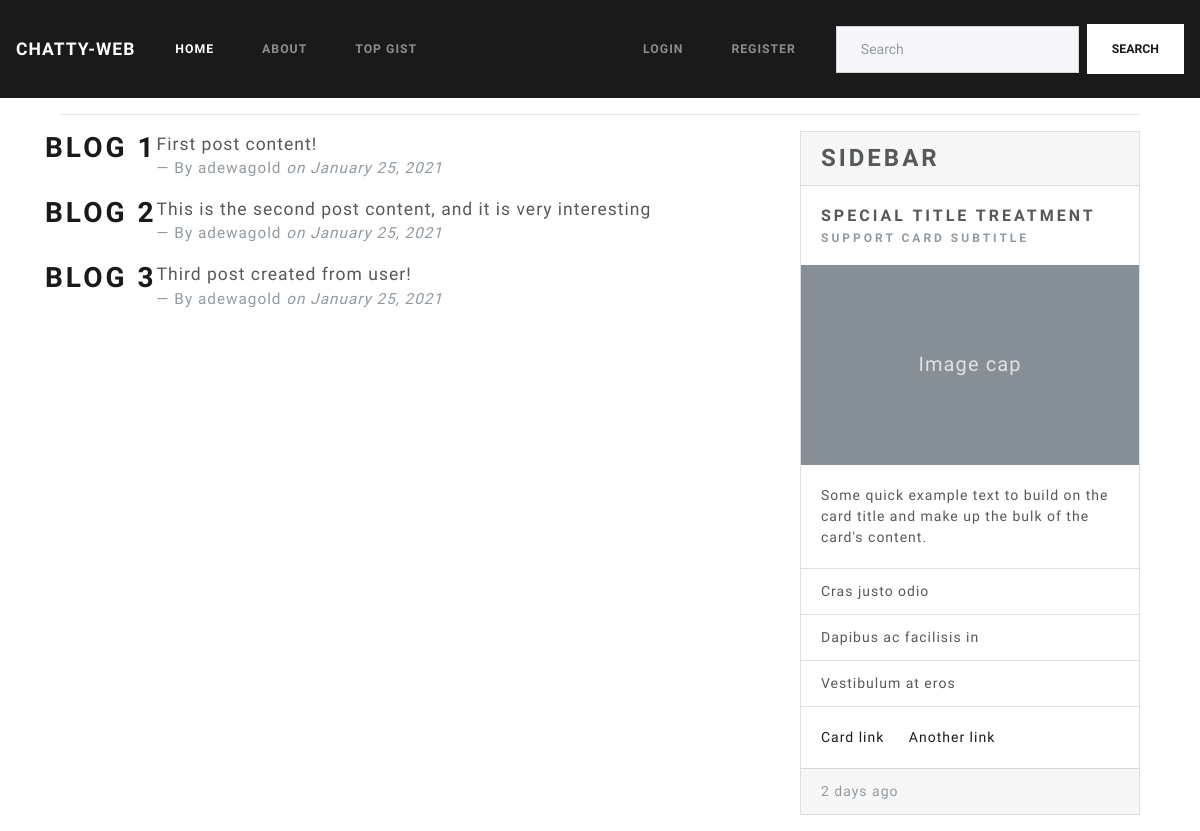
The app's page /, older data.
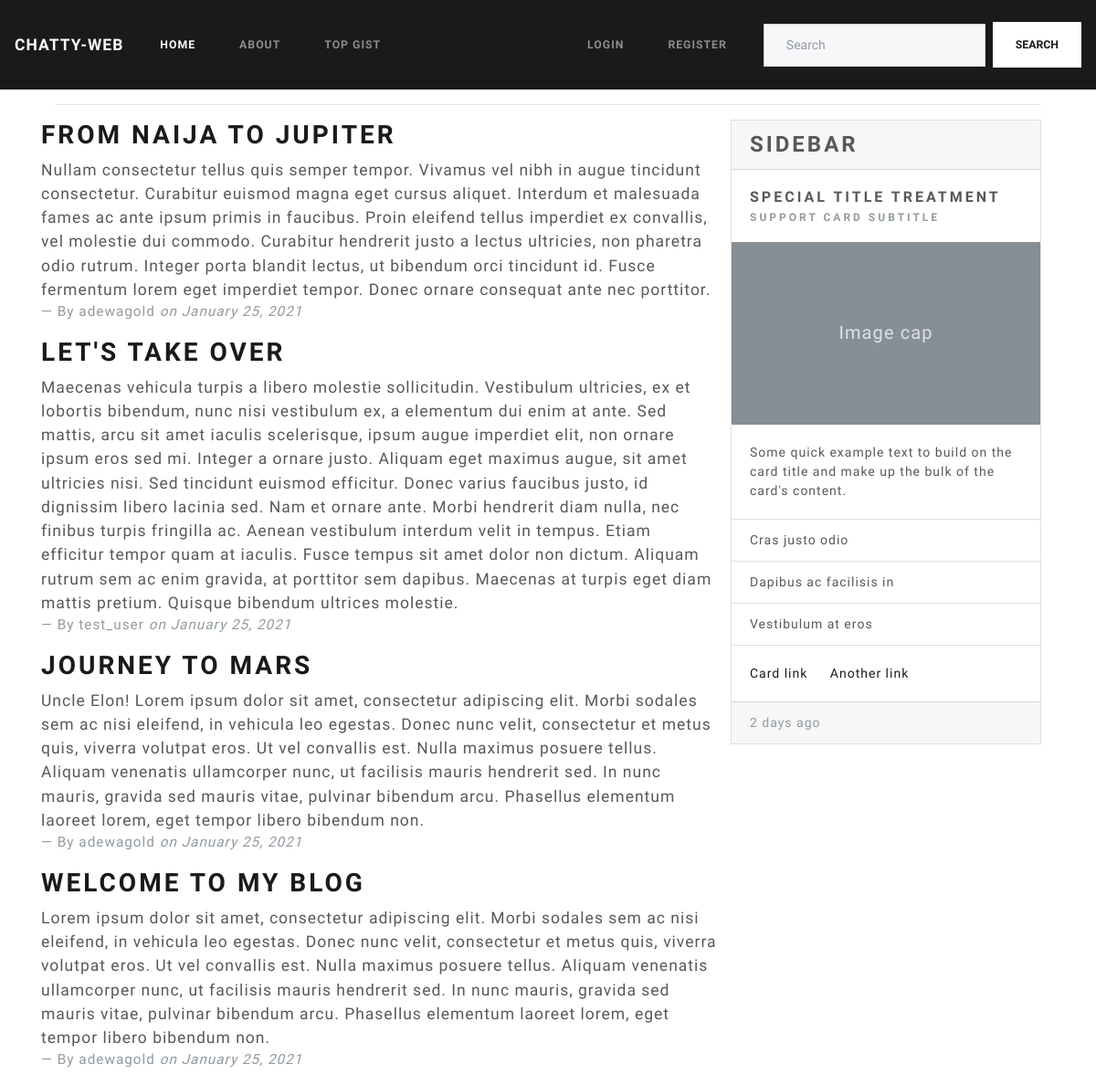
The same page, newer data.
### blog/models.py (models this page shows, shortened)
class Post(models.Model):
    title = models.CharField(max_length=100)
    content = models.TextField()
    date_posted = models.DateTimeField(default =timezone.now)
    author = models.ForeignKey(User, on_delete=models.CASCADE)

### blog/views.py (the view)
# urls.py: path('', views.home, name='blog-home'),
def home(request):
    context = {
        'posts':posts,
        'title':'Home - Chatty-web'
    }
    return render(request, 'blog/home.html', context)

### blog/templates/blog/home.html
{% extends "blog/base.html" %}
{% block content %}
    {% for post in posts %}
    <div class="row">
        <h2>{{ post.title }}</h2>
        <blockquote class="blockquote">
            <p class="mb-0">{{post.content}}</p>
            <footer class="blockquote-footer">By {{ post.author }}  <cite title="Source Title">on {{ post.date_posted|date:"F d, Y" }}</cite></footer>
        </blockquote>
    </div>
    {% endfor %}
{% endblock content%}

Row changes from the older to the newer data that the page shows:
changed Post: title "BLOG 1" → "FROM NAIJA TO JUPITER"; content "First post content!" → "Nullam consectetur tellus quis semper tempor. Vivamus vel nibh in augue tincidunt consectetur. Curabitur euismod magna eget cursus aliquet. Interdum et malesuada fames ac ante ipsum primis in faucibus. Proin eleifend tellus imperdiet ex convallis, vel molestie dui commodo. Curabitur hendrerit justo a lectus ultricies, non pharetra odio rutrum. Integer porta blandit lectus, ut bibendum orci tincidunt id. Fusce fermentum lorem eget imperdiet tempor. Donec ornare consequat ante nec porttitor."
changed Post: title "BLOG 2" → "LET'S TAKE OVER"; content "This is the second post content, and it is very interesting" → "Maecenas vehicula turpis a libero molestie sollicitudin. Vestibulum ultricies, ex et lobortis bibendum, nunc nisi vestibulum ex, a elementum dui enim at ante. Sed mattis, arcu sit amet iaculis scelerisque, ipsum augue imperdiet elit, non ornare ipsum eros sed mi. Integer a ornare justo. Aliquam eget maximus augue, sit amet ultricies nisi. Sed tincidunt euismod efficitur. Donec varius faucibus justo, id dignissim libero lacinia sed. Nam et ornare ante. Morbi hendrerit diam nulla, nec finibus turpis fringilla ac. Aenean vestibulum interdum velit in tempus. Etiam efficitur tempor quam at iaculis. Fusce tempus sit amet dolor non dictum. Aliquam rutrum sem ac enim gravida, at porttitor sem…"; author "adewagold" → "test_user"
changed Post: title "BLOG 3" → "JOURNEY TO MARS"; content "Third post created from user!" → "Uncle Elon! Lorem ipsum dolor sit amet, consectetur adipiscing elit. Morbi sodales sem ac nisi eleifend, in vehicula leo egestas. Donec nunc velit, consectetur et metus quis, viverra volutpat eros. Ut vel convallis est. Nulla maximus posuere tellus. Aliquam venenatis ullamcorper nunc, ut facilisis mauris hendrerit sed. In nunc mauris, gravida sed mauris vitae, pulvinar bibendum arcu. Phasellus elementum laoreet lorem, eget tempor libero bibendum non."
added Post: title "WELCOME TO MY BLOG", content "Lorem ipsum dolor sit amet, consectetur adipiscing elit. Morbi sodales sem ac nisi eleifend, in vehicula leo egestas. Donec nunc velit, consectetur et metus quis, viverra volutpat eros. Ut vel convallis est. Nulla maximus posuere tellus. Aliquam venenatis ullamcorper nunc, ut facilisis mauris hendrerit sed. In nunc mauris, gravida sed mauris vitae, pulvinar bibendum arcu. Phasellus elementum laoreet lorem, eget tempor libero bibendum non.", author "adewagold", date_posted "January 25, 2021"
